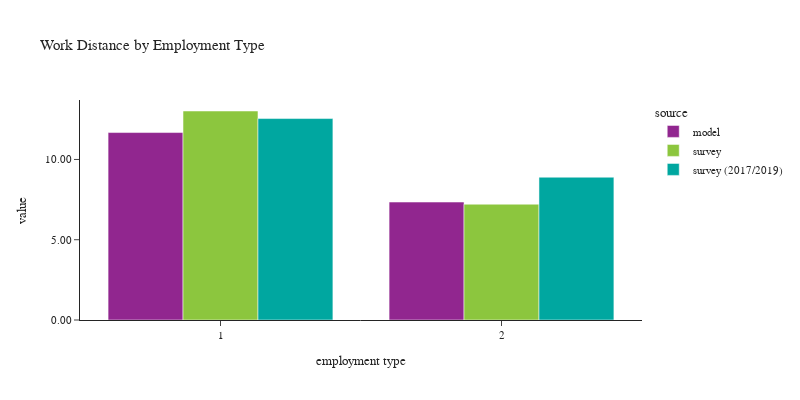

Write notebook code for a chart like this one.
### Code cell
plot_work_location(df_workers, 'pwtyp', 'Employment Type', 'employment type')

### Figure 1 — Plotly figure (JSON) as saved in the notebook; plotly's stock layout.template omitted (floating-point values rounded to 4 significant figures)
{"data": [{"alignmentgroup": "True", "customdata": [[1388463], [337560]], "hovertemplate": "source=model<br>pwtyp=%{x}<br>value=%{y}<br>sample count=%{customdata[0]}<extra></extra>", "legendgroup": "model", "marker": {"color": "#91268F", "pattern": {"shape": ""}}, "name": "model", "offsetgroup": "model", "orientation": "v", "showlegend": true, "textposition": "auto", "type": "bar", "x": [1, 2], "xaxis": "x", "y": [11.68, 7.347], "yaxis": "y"}, {"alignmentgroup": "True", "customdata": [[2239], [453]], "hovertemplate": "source=survey<br>pwtyp=%{x}<br>value=%{y}<br>sample count=%{customdata[0]}<extra></extra>", "legendgroup": "survey", "marker": {"color": "#8CC63E", "pattern": {"shape": ""}}, "name": "survey", "offsetgroup": "survey", "orientation": "v", "showlegend": true, "textposition": "auto", "type": "bar", "x": [1, 2], "xaxis": "x", "y": [13.02, 7.213], "yaxis": "y"}, {"alignmentgroup": "True", "customdata": [[4861], [734]], "hovertemplate": "source=survey (2017/2019)<br>pwtyp=%{x}<br>value=%{y}<br>sample count=%{customdata[0]}<extra></extra>", "legendgroup": "survey (2017/2019)", "marker": {"color": "#00A7A0", "pattern": {"shape": ""}}, "name": "survey (2017/2019)", "offsetgroup": "survey (2017/2019)", "orientation": "v", "showlegend": true, "textposition": "auto", "type": "bar", "x": [1, 2], "xaxis": "x", "y": [12.55, 8.894], "yaxis": "y"}], "layout": {"barmode": "group", "font": {"size": 11}, "height": 400, "legend": {"title": {"text": "source"}, "tracegroupgap": 0}, "title": {"text": "Work Distance by Employment Type"}, "width": 800, "xaxis": {"anchor": "y", "domain": [0.0, 1.0], "title": {"text": "employment type"}}, "yaxis": {"anchor": "x", "domain": [0.0, 1.0], "tickformat": ".2f", "title": {"text": "value"}}}}
